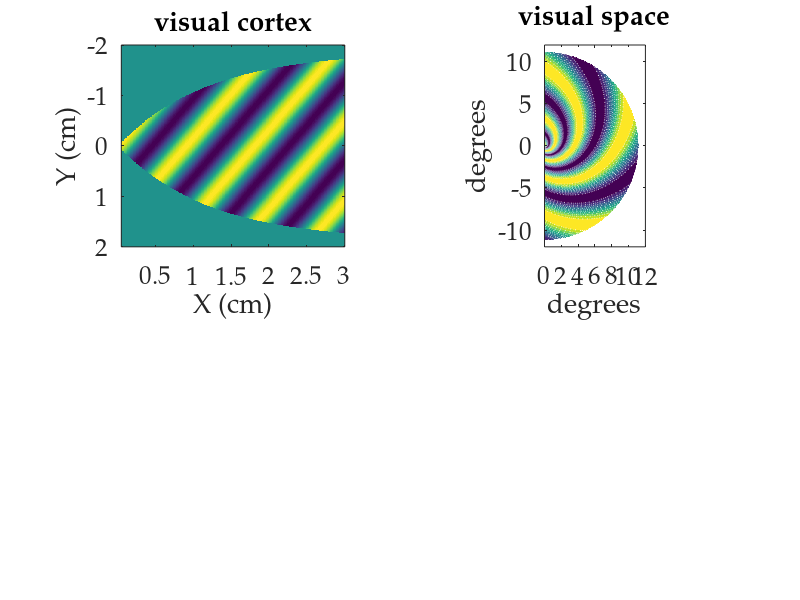

MATLAB code for this plot:
% mapping from cortex into the retinalam=1.2   % constants for the mapep0=1.0;[X,Y]=meshgrid(0.05:.01:3,-2:.01:2);             % global coordinates for the cortexep=ep0*(exp(X/lam)-1);              % eccentricitya=-(180*(ep0+ep).*Y)./(lam*ep*pi);  % azimuthin=abs(a)<90;                       a=a.*(abs(a)<90)+90*(a>=90) - 90*(a<=-90);                                    % take care of absurditiesclf;K=8;Theta=pi/6;Phi=0;s=cos(K*X*cos(Theta)+K*Y*sin(Theta)-Phi);subplot(2,2,1);imagesc(X(1,:),Y(:,1),s.*in);set(gca,'fontsize',18,'fontname','palatino');title('visual cortex');xlabel('X (cm)');ylabel('Y (cm)');daspect([1 1.5 1]);subplot(2,2,2);contourf(ep.*cos(a*2*pi/360),ep.*sin(a*2*pi/360),s,'w:');set(gca,'xlim',[0 12],'ylim',[-12 12]);set(gca,'fontsize',18,'fontname','palatino');title('visual space');daspect([1 1 1]);xlabel('degrees');ylabel('degrees');